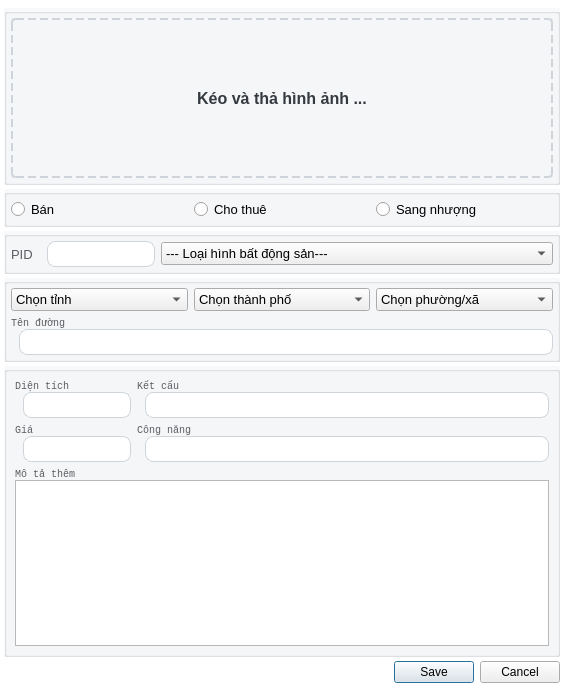
<?xml version="1.0" encoding="UTF-8"?>
<ui version="4.0">
 <class>DialogRealEstate</class>
 <widget class="QDialog" name="DialogRealEstate">
  <property name="geometry">
   <rect>
    <x>0</x>
    <y>0</y>
    <width>568</width>
    <height>691</height>
   </rect>
  </property>
  <property name="font">
   <font>
    <family>Courier New</family>
    <pointsize>13</pointsize>
    <bold>true</bold>
   </font>
  </property>
  <property name="windowTitle">
   <string>Dialog</string>
  </property>
  <property name="styleSheet">
   <string notr="true">QDialog {
background-color: #FFFFFF;
}
QLineEdit{
padding: 4px 0;
border: 1px solid #CED4DA;
border-radius: 8px;
margin-left: 8px;
}
QLabel{
font-family: &quot;Courier New&quot;;
font-size: 13px;
color: rgb(90, 93, 97);
}
QRadioButton {
font-family: &quot;Courier New&quot;;
font-size: 13px;
}
QComboBox{
font-family: &quot;Courier New&quot;;
font-size: 13px;
}
QGroupBox{
font-family: &quot;Courier New&quot;;
font-size: 13px;
background-color: rgba(248, 249, 250, 1);
}</string>
  </property>
  <layout class="QVBoxLayout" name="verticalLayout_2">
   <property name="spacing">
    <number>4</number>
   </property>
   <property name="leftMargin">
    <number>4</number>
   </property>
   <property name="topMargin">
    <number>8</number>
   </property>
   <property name="rightMargin">
    <number>8</number>
   </property>
   <property name="bottomMargin">
    <number>8</number>
   </property>
   <item>
    <widget class="QGroupBox" name="image_container_w">
     <property name="title">
      <string/>
     </property>
     <layout class="QVBoxLayout" name="verticalLayout">
      <property name="leftMargin">
       <number>4</number>
      </property>
      <property name="topMargin">
       <number>4</number>
      </property>
      <property name="rightMargin">
       <number>4</number>
      </property>
      <property name="bottomMargin">
       <number>4</number>
      </property>
      <item>
       <layout class="QHBoxLayout" name="horizontalLayout">
        <item>
         <widget class="QLabel" name="image_label">
          <property name="minimumSize">
           <size>
            <width>0</width>
            <height>160</height>
           </size>
          </property>
          <property name="styleSheet">
           <string notr="true">font-weight: 600;
font-size: 16px;
color: #343A40;
border: 2px dashed #CED4DA;
border-radius: 4px;</string>
          </property>
          <property name="text">
           <string>Kéo và thả hình ảnh ...</string>
          </property>
          <property name="alignment">
           <set>Qt::AlignmentFlag::AlignCenter</set>
          </property>
         </widget>
        </item>
       </layout>
      </item>
     </layout>
    </widget>
   </item>
   <item>
    <widget class="QGroupBox" name="option_container_w">
     <property name="maximumSize">
      <size>
       <width>16777215</width>
       <height>60</height>
      </size>
     </property>
     <property name="title">
      <string/>
     </property>
     <layout class="QHBoxLayout" name="horizontalLayout_3">
      <property name="leftMargin">
       <number>4</number>
      </property>
      <property name="topMargin">
       <number>4</number>
      </property>
      <property name="rightMargin">
       <number>4</number>
      </property>
      <property name="bottomMargin">
       <number>4</number>
      </property>
      <item>
       <layout class="QHBoxLayout" name="horizontalLayout_2">
        <item>
         <widget class="QRadioButton" name="option_sell_w">
          <property name="text">
           <string>Bán</string>
          </property>
         </widget>
        </item>
        <item>
         <widget class="QRadioButton" name="option_rent_w">
          <property name="text">
           <string>Cho thuê</string>
          </property>
         </widget>
        </item>
        <item>
         <widget class="QRadioButton" name="option_assignment_w">
          <property name="text">
           <string>Sang nhượng</string>
          </property>
         </widget>
        </item>
       </layout>
      </item>
     </layout>
    </widget>
   </item>
   <item>
    <widget class="QGroupBox" name="basic_container_w">
     <property name="maximumSize">
      <size>
       <width>16777215</width>
       <height>67</height>
      </size>
     </property>
     <property name="title">
      <string/>
     </property>
     <layout class="QGridLayout" name="gridLayout_2">
      <property name="leftMargin">
       <number>4</number>
      </property>
      <property name="topMargin">
       <number>4</number>
      </property>
      <property name="rightMargin">
       <number>4</number>
      </property>
      <property name="bottomMargin">
       <number>4</number>
      </property>
      <item row="0" column="0">
       <layout class="QGridLayout" name="gridLayout" columnstretch="0,0,3">
        <item row="0" column="1">
         <widget class="QLineEdit" name="pid_input">
          <property name="enabled">
           <bool>true</bool>
          </property>
          <property name="readOnly">
           <bool>true</bool>
          </property>
         </widget>
        </item>
        <item row="0" column="0">
         <widget class="QLabel" name="pid_label">
          <property name="text">
           <string>PID</string>
          </property>
         </widget>
        </item>
        <item row="0" column="2">
         <widget class="QComboBox" name="options_input">
          <item>
           <property name="text">
            <string>--- Loại hình bất động sản---</string>
           </property>
          </item>
         </widget>
        </item>
       </layout>
      </item>
     </layout>
    </widget>
   </item>
   <item>
    <widget class="QGroupBox" name="location_container">
     <property name="maximumSize">
      <size>
       <width>16777215</width>
       <height>114</height>
      </size>
     </property>
     <property name="styleSheet">
      <string notr="true">QLabel{
font-family: &quot;Courier New&quot;;
font-size: 10px;
}</string>
     </property>
     <property name="title">
      <string/>
     </property>
     <layout class="QGridLayout" name="gridLayout_4">
      <property name="leftMargin">
       <number>4</number>
      </property>
      <property name="topMargin">
       <number>4</number>
      </property>
      <property name="rightMargin">
       <number>4</number>
      </property>
      <property name="bottomMargin">
       <number>4</number>
      </property>
      <item row="0" column="0">
       <layout class="QGridLayout" name="gridLayout_3">
        <item row="0" column="2">
         <widget class="QComboBox" name="wards_input">
          <item>
           <property name="text">
            <string>Chọn phường/xã</string>
           </property>
          </item>
         </widget>
        </item>
        <item row="0" column="1">
         <widget class="QComboBox" name="districts_input">
          <item>
           <property name="text">
            <string>Chọn thành phố</string>
           </property>
          </item>
         </widget>
        </item>
        <item row="0" column="0">
         <widget class="QComboBox" name="provinces_input">
          <item>
           <property name="text">
            <string>Chọn tỉnh</string>
           </property>
          </item>
         </widget>
        </item>
        <item row="1" column="0" colspan="3">
         <widget class="QWidget" name="location_street_container_w" native="true">
          <layout class="QVBoxLayout" name="verticalLayout_4">
           <property name="leftMargin">
            <number>0</number>
           </property>
           <property name="topMargin">
            <number>0</number>
           </property>
           <property name="rightMargin">
            <number>0</number>
           </property>
           <property name="bottomMargin">
            <number>0</number>
           </property>
           <item>
            <layout class="QVBoxLayout" name="verticalLayout_3">
             <property name="spacing">
              <number>0</number>
             </property>
             <item>
              <widget class="QLabel" name="street_label">
               <property name="maximumSize">
                <size>
                 <width>16777215</width>
                 <height>12</height>
                </size>
               </property>
               <property name="font">
                <font>
                 <family>Courier New</family>
                 <pointsize>-1</pointsize>
                </font>
               </property>
               <property name="lineWidth">
                <number>1</number>
               </property>
               <property name="text">
                <string>Tên đường</string>
               </property>
               <property name="indent">
                <number>-1</number>
               </property>
              </widget>
             </item>
             <item>
              <widget class="QLineEdit" name="street_input"/>
             </item>
            </layout>
           </item>
          </layout>
         </widget>
        </item>
       </layout>
      </item>
     </layout>
    </widget>
   </item>
   <item>
    <widget class="QGroupBox" name="detail_container_w">
     <property name="styleSheet">
      <string notr="true">QLabel{
font-family: &quot;Courier New&quot;;
font-size: 10px;
}</string>
     </property>
     <property name="title">
      <string/>
     </property>
     <layout class="QGridLayout" name="gridLayout_6">
      <property name="leftMargin">
       <number>8</number>
      </property>
      <property name="topMargin">
       <number>8</number>
      </property>
      <property name="rightMargin">
       <number>8</number>
      </property>
      <property name="bottomMargin">
       <number>8</number>
      </property>
      <item row="0" column="0">
       <layout class="QGridLayout" name="gridLayout_5" columnstretch="0,4">
        <item row="1" column="1">
         <widget class="QWidget" name="function_container_w" native="true">
          <layout class="QVBoxLayout" name="verticalLayout_10">
           <property name="leftMargin">
            <number>0</number>
           </property>
           <property name="topMargin">
            <number>0</number>
           </property>
           <property name="rightMargin">
            <number>0</number>
           </property>
           <property name="bottomMargin">
            <number>0</number>
           </property>
           <item>
            <layout class="QVBoxLayout" name="verticalLayout_11">
             <property name="spacing">
              <number>0</number>
             </property>
             <item>
              <widget class="QLabel" name="function_label">
               <property name="maximumSize">
                <size>
                 <width>16777215</width>
                 <height>12</height>
                </size>
               </property>
               <property name="font">
                <font>
                 <family>Courier New</family>
                 <pointsize>-1</pointsize>
                </font>
               </property>
               <property name="lineWidth">
                <number>1</number>
               </property>
               <property name="text">
                <string>Công năng</string>
               </property>
               <property name="indent">
                <number>-1</number>
               </property>
              </widget>
             </item>
             <item>
              <widget class="QLineEdit" name="function_input"/>
             </item>
            </layout>
           </item>
          </layout>
         </widget>
        </item>
        <item row="1" column="0">
         <widget class="QWidget" name="price_container_w" native="true">
          <layout class="QVBoxLayout" name="verticalLayout_8">
           <property name="leftMargin">
            <number>0</number>
           </property>
           <property name="topMargin">
            <number>0</number>
           </property>
           <property name="rightMargin">
            <number>0</number>
           </property>
           <property name="bottomMargin">
            <number>0</number>
           </property>
           <item>
            <layout class="QVBoxLayout" name="verticalLayout_9">
             <property name="spacing">
              <number>0</number>
             </property>
             <item>
              <widget class="QLabel" name="price_label">
               <property name="maximumSize">
                <size>
                 <width>16777215</width>
                 <height>12</height>
                </size>
               </property>
               <property name="font">
                <font>
                 <family>Courier New</family>
                 <pointsize>-1</pointsize>
                </font>
               </property>
               <property name="lineWidth">
                <number>1</number>
               </property>
               <property name="text">
                <string>Giá</string>
               </property>
               <property name="indent">
                <number>-1</number>
               </property>
              </widget>
             </item>
             <item>
              <widget class="QLineEdit" name="price_input"/>
             </item>
            </layout>
           </item>
          </layout>
         </widget>
        </item>
        <item row="0" column="1">
         <widget class="QWidget" name="structure_container_w" native="true">
          <layout class="QVBoxLayout" name="verticalLayout_6">
           <property name="leftMargin">
            <number>0</number>
           </property>
           <property name="topMargin">
            <number>0</number>
           </property>
           <property name="rightMargin">
            <number>0</number>
           </property>
           <property name="bottomMargin">
            <number>0</number>
           </property>
           <item>
            <layout class="QVBoxLayout" name="verticalLayout_7">
             <property name="spacing">
              <number>0</number>
             </property>
             <item>
              <widget class="QLabel" name="structure_label">
               <property name="maximumSize">
                <size>
                 <width>16777215</width>
                 <height>12</height>
                </size>
               </property>
               <property name="font">
                <font>
                 <family>Courier New</family>
                 <pointsize>-1</pointsize>
                </font>
               </property>
               <property name="lineWidth">
                <number>1</number>
               </property>
               <property name="text">
                <string>Kết cấu</string>
               </property>
               <property name="indent">
                <number>-1</number>
               </property>
              </widget>
             </item>
             <item>
              <widget class="QLineEdit" name="structure_input"/>
             </item>
            </layout>
           </item>
          </layout>
         </widget>
        </item>
        <item row="2" column="0" colspan="2">
         <widget class="QWidget" name="description_container_w" native="true">
          <layout class="QVBoxLayout" name="verticalLayout_22">
           <property name="leftMargin">
            <number>0</number>
           </property>
           <property name="topMargin">
            <number>0</number>
           </property>
           <property name="rightMargin">
            <number>0</number>
           </property>
           <property name="bottomMargin">
            <number>0</number>
           </property>
           <item>
            <layout class="QVBoxLayout" name="verticalLayout_23">
             <property name="spacing">
              <number>0</number>
             </property>
             <item>
              <widget class="QLabel" name="description_label">
               <property name="maximumSize">
                <size>
                 <width>16777215</width>
                 <height>12</height>
                </size>
               </property>
               <property name="font">
                <font>
                 <family>Courier New</family>
                 <pointsize>-1</pointsize>
                </font>
               </property>
               <property name="lineWidth">
                <number>1</number>
               </property>
               <property name="text">
                <string>Mô tả thêm</string>
               </property>
               <property name="indent">
                <number>-1</number>
               </property>
              </widget>
             </item>
             <item>
              <widget class="QPlainTextEdit" name="description_input"/>
             </item>
            </layout>
           </item>
          </layout>
         </widget>
        </item>
        <item row="0" column="0">
         <widget class="QWidget" name="area_container_w" native="true">
          <layout class="QVBoxLayout" name="verticalLayout_24">
           <property name="leftMargin">
            <number>0</number>
           </property>
           <property name="topMargin">
            <number>0</number>
           </property>
           <property name="rightMargin">
            <number>0</number>
           </property>
           <property name="bottomMargin">
            <number>0</number>
           </property>
           <item>
            <layout class="QVBoxLayout" name="verticalLayout_25">
             <property name="spacing">
              <number>0</number>
             </property>
             <item>
              <widget class="QLabel" name="area_label">
               <property name="maximumSize">
                <size>
                 <width>16777215</width>
                 <height>12</height>
                </size>
               </property>
               <property name="font">
                <font>
                 <family>Courier New</family>
                 <pointsize>-1</pointsize>
                </font>
               </property>
               <property name="lineWidth">
                <number>1</number>
               </property>
               <property name="text">
                <string>Diện tích</string>
               </property>
               <property name="indent">
                <number>-1</number>
               </property>
              </widget>
             </item>
             <item>
              <widget class="QLineEdit" name="area_input"/>
             </item>
            </layout>
           </item>
          </layout>
         </widget>
        </item>
       </layout>
      </item>
     </layout>
    </widget>
   </item>
   <item>
    <widget class="QDialogButtonBox" name="buttonBox">
     <property name="orientation">
      <enum>Qt::Orientation::Horizontal</enum>
     </property>
     <property name="standardButtons">
      <set>QDialogButtonBox::StandardButton::Cancel|QDialogButtonBox::StandardButton::Save</set>
     </property>
    </widget>
   </item>
  </layout>
 </widget>
 <resources/>
 <connections>
  <connection>
   <sender>buttonBox</sender>
   <signal>accepted()</signal>
   <receiver>DialogRealEstate</receiver>
   <slot>accept()</slot>
   <hints>
    <hint type="sourcelabel">
     <x>248</x>
     <y>254</y>
    </hint>
    <hint type="destinationlabel">
     <x>157</x>
     <y>274</y>
    </hint>
   </hints>
  </connection>
  <connection>
   <sender>buttonBox</sender>
   <signal>rejected()</signal>
   <receiver>DialogRealEstate</receiver>
   <slot>reject()</slot>
   <hints>
    <hint type="sourcelabel">
     <x>316</x>
     <y>260</y>
    </hint>
    <hint type="destinationlabel">
     <x>286</x>
     <y>274</y>
    </hint>
   </hints>
  </connection>
 </connections>
</ui>
